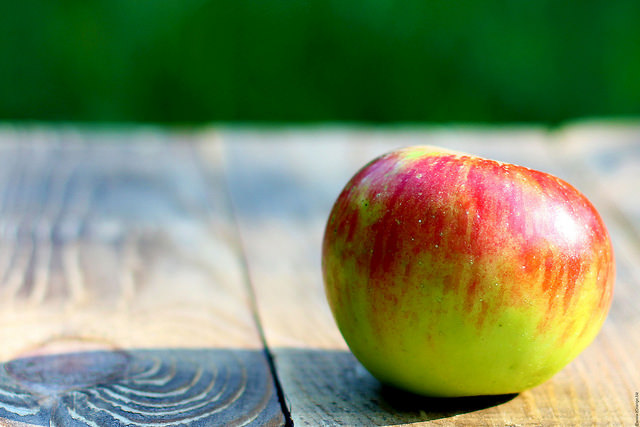
#> input picture images/apple.jpg, 640 x 427 px
$ jupyter execute --allow-errors 'SRS and BMS.ipynb'
#> lines starting #> are read from the running program, lines starting #| are printed output that depends on the picture; after the words box and inside, x2 and y2 are one past the last pixel; in counts of white or black regions, pixels touching at a corner belong together
# Spectral Residual Saliency

Code below implement Spectral Residual Saliency algorithm to generate a saliency map

[cell 1]
# Spectral Residual Saliency in Jupyter Notebook

import numpy as np
import cv2
import matplotlib.pyplot as plt

# ------------------------
# Parameters
# ------------------------
WIDTH = 128  # ảnh resize width, ảnh hưởng lớn đến kết quả

# ------------------------
# Load and Resize Image
# ------------------------
img = cv2.imread('images/apple.jpg', 0)  # load grayscale
#> img: shape (427, 640); min 0, max 255, mean 127.6
height, width = img.shape
#> height = 427; width = 640
new_height = int(WIDTH * height / width)
#> new_height = 85
img_resized = cv2.resize(img, (WIDTH, new_height))
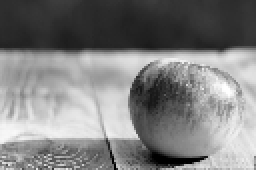
#> img_resized: shape (85, 128) (shown 2 times larger); min 0, max 255, mean 127.5

# ------------------------
# Compute Fourier Transform
# ------------------------
c = cv2.dft(np.float32(img_resized), flags=cv2.DFT_COMPLEX_OUTPUT)

# Magnitude spectrum
mag = np.sqrt(c[:,:,0]**2 + c[:,:,1]**2)
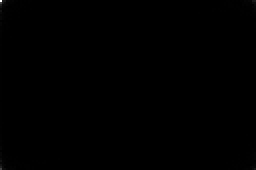
#> mag: shape (85, 128) float32 (shown 2 times larger); min 23.41, max 1387477, mean 1897.3; drawn with min black and max white

# Spectral Residual
log_mag = np.log(mag + 1e-8)  # avoid log(0)
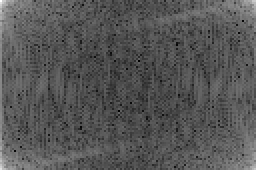
#> log_mag: shape (85, 128) float32 (shown 2 times larger); min 3.15, max 14.14, mean 6.89; drawn with min black and max white
avg_log_mag = cv2.boxFilter(log_mag, -1, (3,3))
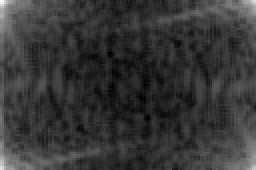
#> avg_log_mag: shape (85, 128) float32 (shown 2 times larger); min 5.41, max 12.23, mean 6.88; drawn with min black and max white
spectral_residual = np.exp(log_mag - avg_log_mag)
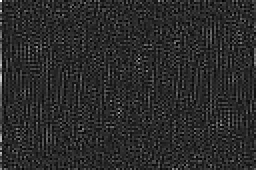
#> spectral_residual: shape (85, 128) float32 (shown 2 times larger); min 0.0202, max 6.74, mean 1.16; drawn with min black and max white

# Apply spectral residual to original complex
c[:,:,0] = c[:,:,0] * spectral_residual / (mag + 1e-8)
c[:,:,1] = c[:,:,1] * spectral_residual / (mag + 1e-8)

# Inverse Fourier Transform
c_inverse = cv2.dft(c, flags=(cv2.DFT_INVERSE | cv2.DFT_SCALE))
saliency_map = c_inverse[:,:,0]**2 + c_inverse[:,:,1]**2

# Gaussian smoothing and normalization
saliency_map = cv2.GaussianBlur(saliency_map, (9,9), 3)
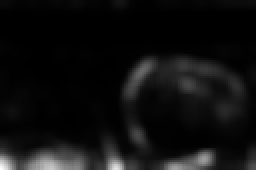
#> saliency_map: shape (85, 128) float32 (shown 2 times larger); min 1.82e-06, max 0.00237, mean 0.000148; drawn with min black and max white
saliency_map = cv2.normalize(saliency_map, None, 0., 1., cv2.NORM_MINMAX)
# ------------------------
# Display
# ------------------------
plt.figure(figsize=(12,5))
plt.subplot(1,2,1)
plt.imshow(img_resized, cmap='gray')
plt.title('Input Image')
plt.axis('off')

plt.subplot(1,2,2)
plt.imshow(saliency_map, cmap='gray')
plt.title('Spectral Residual Saliency')
plt.axis('off')
plt.show()

[cell 2]
import numpy as np
import cv2
from sklearn.metrics import roc_curve, auc
import os
import matplotlib.pyplot as plt
import numpy as np

# =========================
# Metric functions
# =========================

# [19 lines left out: functions auc_judd, auc_borji, not called in this run]

def nss(saliency, fixation):
    S = (saliency - saliency.mean()) / (saliency.std() + 1e-8)
    return S[fixation==1].mean()

# [14 lines left out: functions sim, cc, kldiv, not called in this run]


# =========================
# Evaluation
# =========================
# root_dir = r"D:\Python_Projects\SpectralResidualSaliency\benchmark_dataset\testSet"

folder_path = r"D:\Python_Projects\SpectralResidualSaliency\benchmark_dataset\testSet\Action"

aucj_list, aucb_list, nss_list, sim_list, cc_list, kl_list = [], [], [], [], [], []

# [4 lines of commented-out code are left out]

output_folder = os.path.join(folder_path, "Output")

#> (the rest of this cell did not finish here and is left out)

# Boolean Map Concept Saliency

[cell 3]
# BMS Saliency in Jupyter Notebook
# Original code by Frank Liu - modified for notebook use

# Imports
import os
import timeit
import cv2
import numpy as np
from skimage.color import gray2rgb, rgb2lab
from skimage.io import imread, imsave
from skimage.transform import rescale
import matplotlib.pyplot as plt

N_THRESHOLDS = 10

# ------------------------
# Boolean Map Activation
# ------------------------
def activate_boolean_map(bool_map):
    """
    Performs activation on a single boolean map.
    """
    activation = np.array(bool_map, dtype=np.uint8)
    mask_shape = (bool_map.shape[0] + 2, bool_map.shape[1] + 2)
    ffill_mask = np.zeros(mask_shape, dtype=np.uint8)

    # top and bottom rows
    for i in range(0, activation.shape[0]):
        for j in [0, activation.shape[1] - 1]:
            if activation[i,j]:
                cv2.floodFill(activation, ffill_mask, (j, i), 0)

    # left and right columns
    for i in [0, activation.shape[0] - 1]:
        for j in range(0, activation.shape[1]):
            if activation[i,j]:
                cv2.floodFill(activation, ffill_mask, (j, i), 0)

    return activation

# ------------------------
# Compute Saliency
# ------------------------
def compute_saliency(img):
    """
    Computes Boolean Map Saliency (BMS).
    """
    img_lab = rgb2lab(img)
    img_lab -= img_lab.min()
    img_lab /= img_lab.max()
    thresholds = np.arange(0, 1, 1.0 / N_THRESHOLDS)[1:]

    # compute boolean maps
    bool_maps = []
    for thresh in thresholds:
        img_lab_T = img_lab.transpose(2, 0, 1)
        img_thresh = (img_lab_T > thresh)
        bool_maps.extend(list(img_thresh))

    # compute mean attention map
    attn_map = np.zeros(img_lab.shape[:2], dtype=np.float32)
    for bool_map in bool_maps:
        attn_map += activate_boolean_map(bool_map)
    attn_map /= N_THRESHOLDS

    # gaussian smoothing
    attn_map = cv2.GaussianBlur(attn_map, (0, 0), 3)

    # perform normalization
    norm = np.sqrt((attn_map**2).sum())
    attn_map /= (norm + 1e-8)  # avoid division by zero
    attn_map /= attn_map.max() / 255

    return attn_map.astype(np.uint8)

# ------------------------
# Helper: Load & Resize Image
# ------------------------
def load_image(img_path, max_dim=320):
    img = imread(img_path)
    if img.ndim == 2:
        img = gray2rgb(img)
    elif img.shape[2] == 4:
        img = img[:, :, :3]
    upper_dim = max(img.shape[:2])
    if upper_dim > max_dim:
        img = rescale(
            img,
            max_dim/float(upper_dim),
            order=3,
            anti_aliasing=True,
            channel_axis=-1  # <--- sửa ở đây
        )
        img = (img * 255).astype(np.uint8)
    return img


# ------------------------
# Run Saliency and Display
# ------------------------
def run_saliency(img_path, max_dim=320, save_output=True):
    img = load_image(img_path, max_dim)

    # [7 lines of commented-out code are left out]
    sal_map = compute_saliency(img)
    # [14 lines of commented-out code are left out]

    return sal_map

sal_map = run_saliency('images/apple.jpg', max_dim=320)
#> in compute_saliency, `img_lab = rgb2lab(img)`: img_lab: shape (214, 320, 3) float64; mean of channels 0, 1, 2 55, -9.4, 18.4
#> in compute_saliency, `img_lab -= img_lab.min()`: img_lab: shape (214, 320, 3) float64; mean of channels 0, 1, 2 99.1, 34.6, 62.5
#> in compute_saliency, `img_lab /= img_lab.max()`: img_lab: shape (214, 320, 3) float64; mean of channels 0, 1, 2 0.688, 0.24, 0.434
#> after the loop in compute_saliency, `for thresh in thresholds:`: bool_maps = 27 items
#> the loop in compute_saliency, `for bool_map in bool_maps:` made 27 passes
#> pass 2, in activate_boolean_map (call 2), `activation = np.array(bool_map, dtype=np.uint8)`:
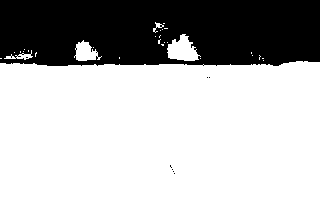
#> activation: shape (214, 320); values 0 (black) and 1 (white), 71.5% white; 8 black regions (7 under 20 px), largest, box (x1, y1, x2, y2) and area: (0, 0, 320, 66) 19492
#> in compute_saliency, `attn_map = cv2.GaussianBlur(attn_map, (0, 0), 3)`:
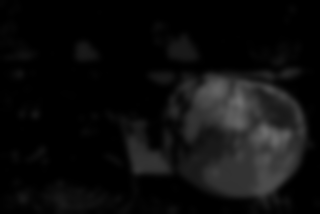
#> attn_map: shape (214, 320) float32; min 0, max 0.437, mean 0.0531
#> in compute_saliency, `norm = np.sqrt((attn_map**2).sum())`: norm = 26.6
#> in compute_saliency, `attn_map /= (norm + 1e-8)`:
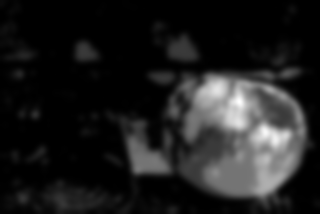
#> attn_map: shape (214, 320) float32; min 0, max 0.0164, mean 0.00199; drawn with min black and max white

[cell 4]
import os
import timeit
import cv2
import numpy as np
from skimage.color import gray2rgb, rgb2lab
from skimage.io import imread, imsave
from skimage.transform import rescale
import matplotlib.pyplot as plt
from sklearn.metrics import roc_curve, auc

# =========================
# Metric functions
# =========================
# [19 lines left out: functions auc_judd, auc_borji, not called in this run]

def nss(saliency, fixation):
    S = (saliency - saliency.mean()) / (saliency.std() + 1e-8)
    return S[fixation==1].mean()

# [14 lines left out: functions sim, cc, kldiv, not called in this run]

# =========================
# Run Evaluation on Folder
# =========================
folder_path = r"D:\Python_Projects\SpectralResidualSaliency\benchmark_dataset\testSet\Art"
output_folder = os.path.join(folder_path, "Output")
os.makedirs(output_folder, exist_ok=True)

aucj_list, aucb_list, nss_list, sim_list, cc_list, kl_list = [], [], [], [], [], []

for file_name in os.listdir(folder_path):
    if not file_name.lower().endswith(".jpg"):
        continue

    img_path = os.path.join(folder_path, file_name)
    saliency_map = run_saliency(img_path)
    imsave(os.path.join(output_folder, file_name.replace(".jpg","_SaliencyMap.jpg")), saliency_map)

    gt_map = cv2.imread(img_path, cv2.IMREAD_GRAYSCALE) / 255.0
    fixation_map = (gt_map > 0.5).astype(np.uint8)

    fixation_map_resized = cv2.resize(fixation_map, (saliency_map.shape[1], saliency_map.shape[0]), interpolation=cv2.INTER_NEAREST)
    gt_resized = cv2.resize(gt_map, (saliency_map.shape[1], saliency_map.shape[0]), interpolation=cv2.INTER_LINEAR)

    sal_density = cv2.GaussianBlur(saliency_map.astype(np.float32)/255, (9,9), 4)
    sal_density /= (sal_density.sum() + 1e-8)
    gt_density = cv2.GaussianBlur(gt_resized, (9,9), 4)
    gt_density /= (gt_density.sum() + 1e-8)

    aucj_list.append(auc_judd(saliency_map/255, fixation_map_resized))
    aucb_list.append(auc_borji(saliency_map/255, fixation_map_resized))
    nss_list.append(nss(saliency_map/255, fixation_map_resized))
    sim_list.append(sim(sal_density, gt_density))
    cc_list.append(cc(sal_density, gt_density))
    kl_list.append(kldiv(sal_density, gt_density))

metrics = {
    'AUC-Judd': aucj_list,
    'AUC-Borji': aucb_list,
    'NSS': nss_list,
    'SIM': sim_list,
    'CC': cc_list,
    'KLDiv': kl_list
}

for name, values in metrics.items():
    plt.figure(figsize=(4,6))
    plt.boxplot(values,showfliers=False)
    mean_val = np.mean(values)
    plt.title(f"{name} Across Dataset")
    plt.ylabel("Metric Value")
    plt.xticks([])
    plt.grid(True, linestyle='--', alpha=0.5)
    plt.text(1.1, mean_val, f"Mean: {mean_val:.3f}", verticalalignment='center', color='Black')
    plt.show()
#> this loop made 6 passes
#> pass 1, `plt.show()`:
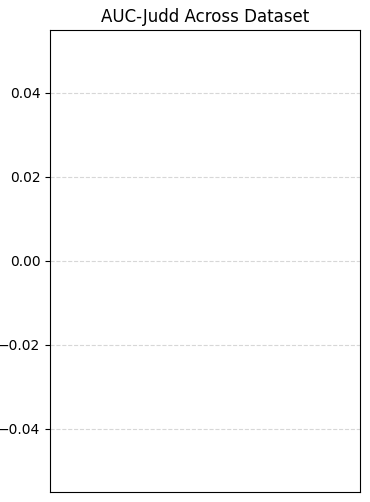
#> figure drawn by matplotlib, 1 panel

$ run again, with images/36324708-ai-genere-image-de-une-tigre-en-marchant-dans-le-foret-photo.jpg copied over images/apple.jpg
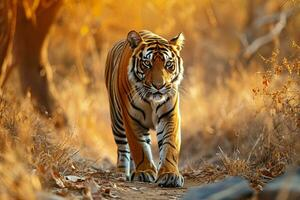
#> input picture images/36324708-ai-genere-image-de-une-tigre-en-marchant-dans-le-foret-photo.jpg, 300 x 200 px
#> after the loop in compute_saliency, `for thresh in thresholds:`: bool_maps = 27 items
#> the loop in compute_saliency, `for bool_map in bool_maps:` made 27 passes
#> pass 2, in activate_boolean_map (call 2), `activation = np.array(bool_map, dtype=np.uint8)`:
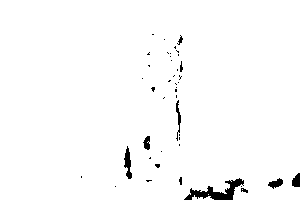
#> activation: shape (200, 300); values 0 (black) and 1 (white), 98.1% white; 43 black regions (34 under 20 px), largest, box (x1, y1, x2, y2) and area: (184, 178, 244, 200) 493, (124, 146, 132, 179) 145, (268, 178, 283, 189) 91
#> norm = 16.84
#> in compute_saliency, `attn_map /= (norm + 1e-8)`:
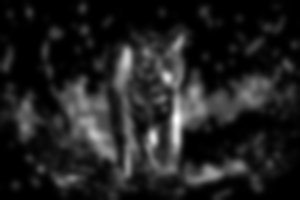
#> attn_map: shape (200, 300) float32; min 0, max 0.0201, mean 0.00264; drawn with min black and max white

$ run again, with images/bird-8788491_1280.jpg copied over images/apple.jpg
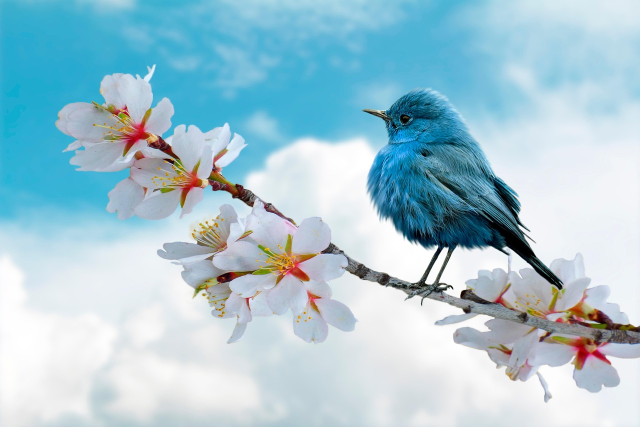
#> input picture images/bird-8788491_1280.jpg, 1280 x 853 px (shown at 1/2 size)
#> after the loop in compute_saliency, `for thresh in thresholds:`: bool_maps = 27 items
#> the loop in compute_saliency, `for bool_map in bool_maps:` made 27 passes
#> norm = 13.16
#> in compute_saliency, `attn_map /= (norm + 1e-8)`:
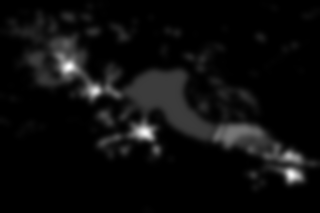
#> attn_map: shape (213, 320) float32; min 0, max 0.0323, mean 0.00169; drawn with min black and max white
